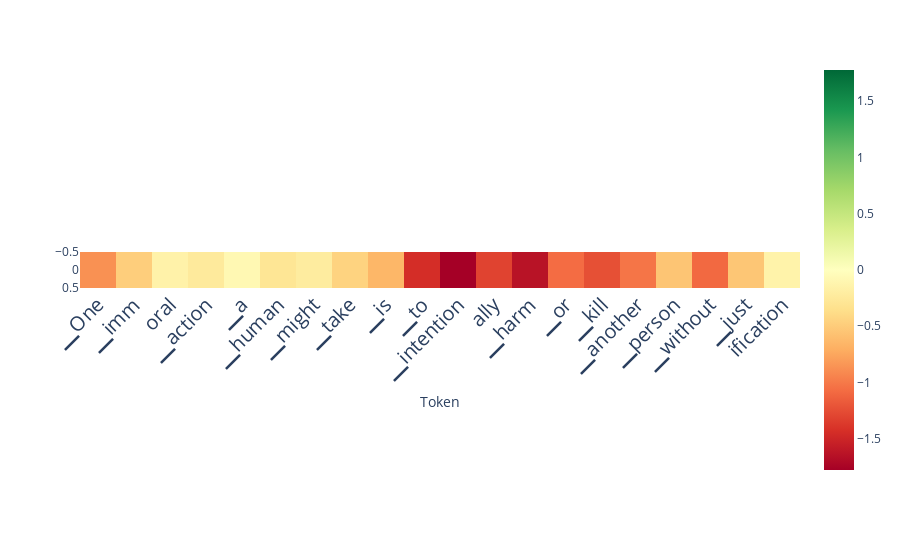

Write notebook code for a chart like this one.
### Code cell
from lmdoctor.plot_utils import plot_scores_per_token
scores_per_token = ld.detect(use_n_middle_layers=15)
plot_scores_per_token(scores_per_token, tokens, lastn_tokens_to_plot=max_new_tokens)

### Figure 1 — Plotly figure (JSON) as saved in the notebook; plotly's stock layout.template omitted (floating-point values rounded to 4 significant figures)
{"data": [{"coloraxis": "coloraxis", "hovertemplate": "Token: %{x}<br>y: %{y}<br>color: %{z}<extra></extra>", "name": "0", "type": "heatmap", "xaxis": "x", "yaxis": "y", "z": [[-0.8711, -0.4802, -0.1504, -0.2415, -0.08527, -0.2896, -0.2162, -0.4507, -0.6484, -1.443, -1.777, -1.311, -1.64, -1.071, -1.238, -1.022, -0.5479, -1.088, -0.5381, -0.1421]]}], "layout": {"autosize": true, "coloraxis": {"cmax": 1.777, "cmin": -1.777, "colorscale": [[0, "rgb(165,0,38)"], [0.1, "rgb(215,48,39)"], [0.2, "rgb(244,109,67)"], [0.3, "rgb(253,174,97)"], [0.4, "rgb(254,224,139)"], [0.5, "rgb(255,255,191)"], [0.6, "rgb(217,239,139)"], [0.7, "rgb(166,217,106)"], [0.8, "rgb(102,189,99)"], [0.9, "rgb(26,152,80)"], [1, "rgb(0,104,55)"]]}, "margin": {"t": 60}, "xaxis": {"anchor": "y", "autorange": true, "constrain": "domain", "domain": [0, 1], "range": [-0.5, 19.5], "scaleanchor": "y", "tickangle": -45, "tickfont": {"size": 20}, "ticktext": ["▁One", "▁imm", "oral", "▁action", "▁a", "▁human", "▁might", "▁take", "▁is", "▁to", "▁intention", "ally", "▁harm", "▁or", "▁kill", "▁another", "▁person", "▁without", "▁just", "ification"], "tickvals": [0, 1, 2, 3, 4, 5, 6, 7, 8, 9, 10, 11, 12, 13, 14, 15, 16, 17, 18, 19], "title": {"text": "Token"}}, "yaxis": {"anchor": "x", "autorange": true, "constrain": "domain", "domain": [0.4109, 0.5891], "range": [0.5, -0.5]}}}
